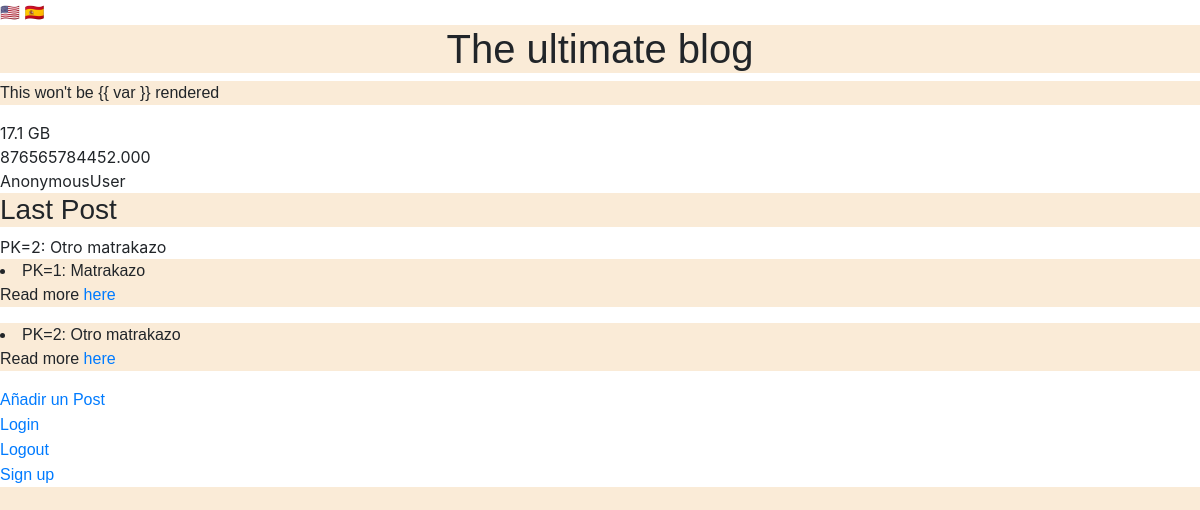
The app's page /posts/, older data.
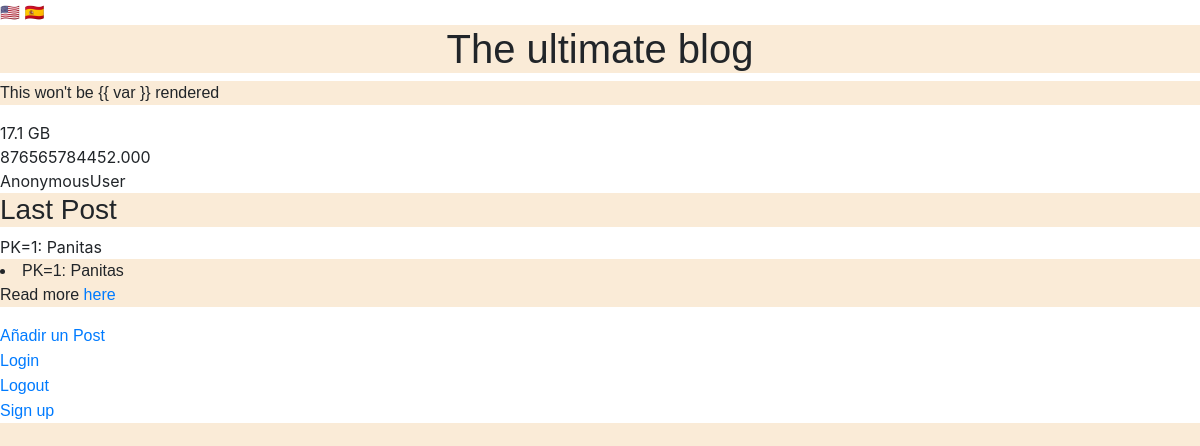
The same page, newer data.
### posts/models.py (models this page shows, shortened)
class Post(models.Model):
    class Category(models.TextChoices):
        SOCIETY = 'SOC', 'Society'
        EDUCATION = 'EDU', 'Education'
        HEALTH = 'HLT', 'Health'
        CULTURE = 'CUL', 'Culture'
        TECH = 'TEC', 'Technology'
    class Rating(models.IntegerChoices):
        VERY_BAD = 1
        BAD = 2
        AVERAGE = 3
        GOOD = 4
        EXCELLENT = 5
    title = models.CharField(max_length=256)
    slug = models.SlugField(max_length=256)
    content = models.TextField()
    category = models.CharField(max_length=3, choices=Category, default=Category.SOCIETY)
    rating = models.FloatField(default=0)
    labels = models.ManyToManyField(
        'labels.Label',
        related_name='posts',
        blank=True,
    )
    def __str__(self):
        return f'PK={self.pk}: {self.title}'

### posts/views.py (the view)
# urls.py: path('', views.post_list, name='post-list'),
def post_list(request):
    posts = Post.objects.all()
    print(f'{request.user=}')
    return render(request, 'posts/post/list.html', {'posts': posts})

### posts/context_processors.py (called while the page is built)
def last_post(request) -> dict:
    try:
        return {'last_post': Post.objects.last()}
    except Post.DoesNotExist:
        return {}

### posts/templates/posts/post/list.html (shortened to what this page needs)
    {% extends "base.html" %}
    {% block content %}
    {% include "header.html" %}
    {% verbatim %}
        <p>This won't be {{ var }} rendered</p>
    {% endverbatim %}
    {{18327464363|filesizeformat}}
    <br>
    {{876565784452|stringformat:".3f"}}
    <br>
    {{user}}
<h3>Last Post</h3>
{{last_post}}
<br>
    {% for post in posts %}
        <li style="background-color: '{% cycle 'LightBlue' 'LightPink'%}'">
            {{ post|capfirst }}
        </li>
        <p>Read more <a href="{% url 'posts:post-detail' post.slug%}">here</a></p>
    {% endfor %}
        <a href="{% url 'posts:add-post' %}">Añadir un Post</a>
        <br>
        <a href="{% url 'login' %}">Login</a>
        <br>
        <a href="{% url 'logout' %}">Logout</a>
        <br>
        <a href="{% url 'signup' %}">Sign up</a>
    {% endblock %}

Row changes from the older to the newer data that the page shows:
removed Post: id+title "PK=2: Otro matrakazo"
changed Post: id+title "PK=1: Matrakazo" → "PK=1: Panitas"
Text that changed along with them:
{{ last_post }}: "PK=2: Otro matrakazo" → "PK=1: Panitas"
